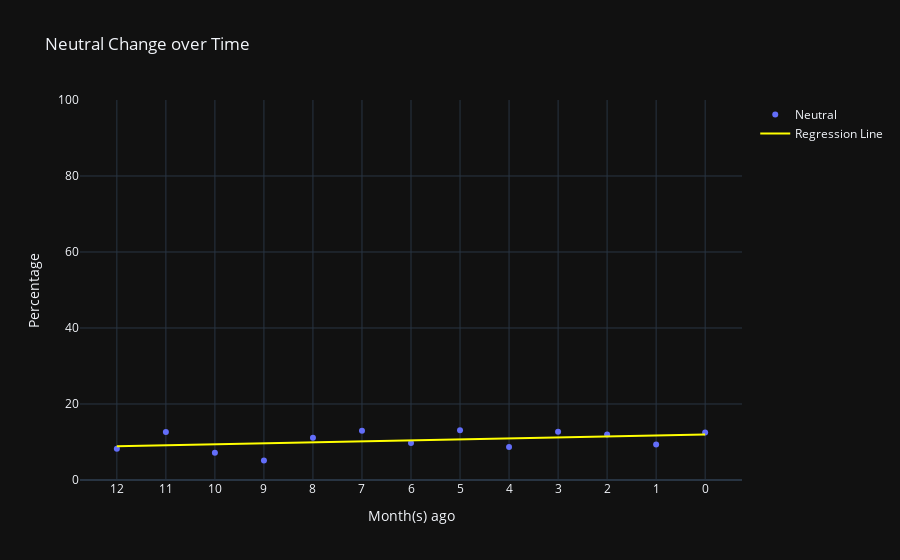

The notebook cell this image was saved under:
### Markdown cell above
# Subgraph

### Code cell
y_values = df_groupby_date_label['NEUTRAL']/df_groupby_date_label['TOTAL']*100

x_numeric = np.arange(len(df_groupby_date_label.index)).reshape(-1, 1)

model = LinearRegression()
model.fit(x_numeric, y_values)
line = model.predict(x_numeric)

hover_text = ['Y: {:.2f}%<br>Percent Change with previous month: {:.2f}%<br>Absolute Change with previous month: {:.2f}%'.format(y_values[i], (y_values[i]-y_values[i-1])/y_values[i-1]*100, y_values[i]-y_values[i-1]) if y_values[i]-y_values[i-1] <= 0 else 'Y: {:.2f}%<br>Percent Change with previous month: +{:.2f}%<br>Absolute Change with previous month: +{:.2f}%'.format(y_values[i], (y_values[i]-y_values[i-1])/y_values[i-1]*100, y_values[i]-y_values[i-1]) for i in range(1, len(y_values))]
hover_text.insert(0, 'Y: '+"{:.2f}".format(y_values[0])+'%<br>Percent Change with previous month: 0%<br>Absolute Change with previous month: 0%')

fig4 = go.Figure()
fig4.add_trace(go.Scatter(x=df_groupby_date_label.index,
                         y=y_values,
                         mode='markers',
                         marker=dict(color='#636efa'),
                         name='Neutral',
                         text=hover_text,
                         hovertemplate='%{text}<extra></extra>'))

fig4.add_trace(go.Scatter(x=df_groupby_date_label.index,
                         y=line,
                         mode='lines',
                         line=dict(color='yellow'),
                         name='Regression Line',
                         text=['Percentage Change over the whole period: {:.2f}%'.format(line[-1]-line[0]) if (line[-1]-line[0]) <= 0 else 'Percentage Change over the whole period: +{:.2f}%'.format(line[-1]-line[0]) for i in range(len(y_values))],
                         hovertemplate='%{text}<extra></extra>'))

fig4.update_layout(title='Neutral Change over Time', xaxis_title='Month(s) ago', yaxis_title='Percentage', yaxis_range=[0,100])
fig4.show()

### Figure 1 — Plotly figure (JSON) as saved in the notebook; plotly's stock layout.template omitted (floating-point values rounded to 4 significant figures)
{"data": [{"hovertemplate": "%{text}<extra></extra>", "marker": {"color": "#636efa"}, "mode": "markers", "name": "Neutral", "text": ["Y: 8.25%<br>Percent Change with previous month: 0%<br>Absolute Change with previous month: 0%", "Y: 12.66%<br>Percent Change with previous month: +53.48%<br>Absolute Change with previous month: +4.41%", "Y: 7.14%<br>Percent Change with previous month: -43.57%<br>Absolute Change with previous month: -5.52%", "Y: 5.10%<br>Percent Change with previous month: -28.57%<br>Absolute Change with previous month: -2.04%", "Y: 11.11%<br>Percent Change with previous month: +117.78%<br>Absolute Change with previous month: +6.01%", "Y: 12.96%<br>Percent Change with previous month: +16.67%<br>Absolute Change with previous month: +1.85%", "Y: 9.71%<br>Percent Change with previous month: -25.10%<br>Absolute Change with previous month: -3.25%", "Y: 13.10%<br>Percent Change with previous month: +34.88%<br>Absolute Change with previous month: +3.39%", "Y: 8.70%<br>Percent Change with previous month: -33.60%<br>Absolute Change with previous month: -4.40%", "Y: 12.73%<br>Percent Change with previous month: +46.36%<br>Absolute Change with previous month: +4.03%", "Y: 12.00%<br>Percent Change with previous month: -5.71%<br>Absolute Change with previous month: -0.73%", "Y: 9.35%<br>Percent Change with previous month: -22.06%<br>Absolute Change with previous month: -2.65%", "Y: 12.50%<br>Percent Change with previous month: +33.65%<br>Absolute Change with previous month: +3.15%"], "x": ["12", "11", "10", "9", "8", "7", "6", "5", "4", "3", "2", "1", "0"], "y": [8.247, 12.66, 7.143, 5.102, 11.11, 12.96, 9.709, 13.1, 8.696, 12.73, 12.0, 9.353, 12.5], "type": "scatter"}, {"hovertemplate": "%{text}<extra></extra>", "line": {"color": "yellow"}, "mode": "lines", "name": "Regression Line", "text": ["Percentage Change over the whole period: +3.07%", "Percentage Change over the whole period: +3.07%", "Percentage Change over the whole period: +3.07%", "Percentage Change over the whole period: +3.07%", "Percentage Change over the whole period: +3.07%", "Percentage Change over the whole period: +3.07%", "Percentage Change over the whole period: +3.07%", "Percentage Change over the whole period: +3.07%", "Percentage Change over the whole period: +3.07%", "Percentage Change over the whole period: +3.07%", "Percentage Change over the whole period: +3.07%", "Percentage Change over the whole period: +3.07%", "Percentage Change over the whole period: +3.07%"], "x": ["12", "11", "10", "9", "8", "7", "6", "5", "4", "3", "2", "1", "0"], "y": [8.872, 9.128, 9.384, 9.64, 9.896, 10.15, 10.41, 10.66, 10.92, 11.18, 11.43, 11.69, 11.94], "type": "scatter"}], "layout": {"yaxis": {"title": {"text": "Percentage"}, "range": [0, 100]}, "title": {"text": "Neutral Change over Time"}, "xaxis": {"title": {"text": "Month(s) ago"}}}}
